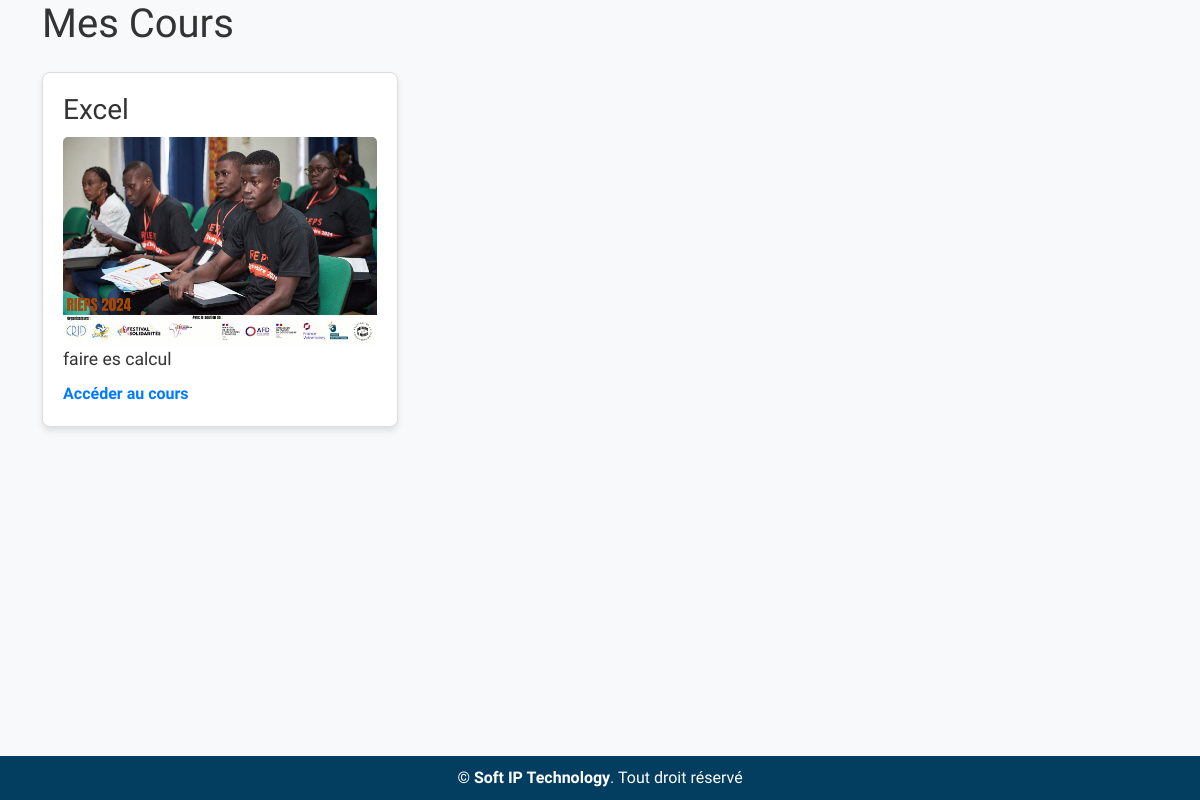
Page /students/access_course.php (signed in) on the earlier database version.
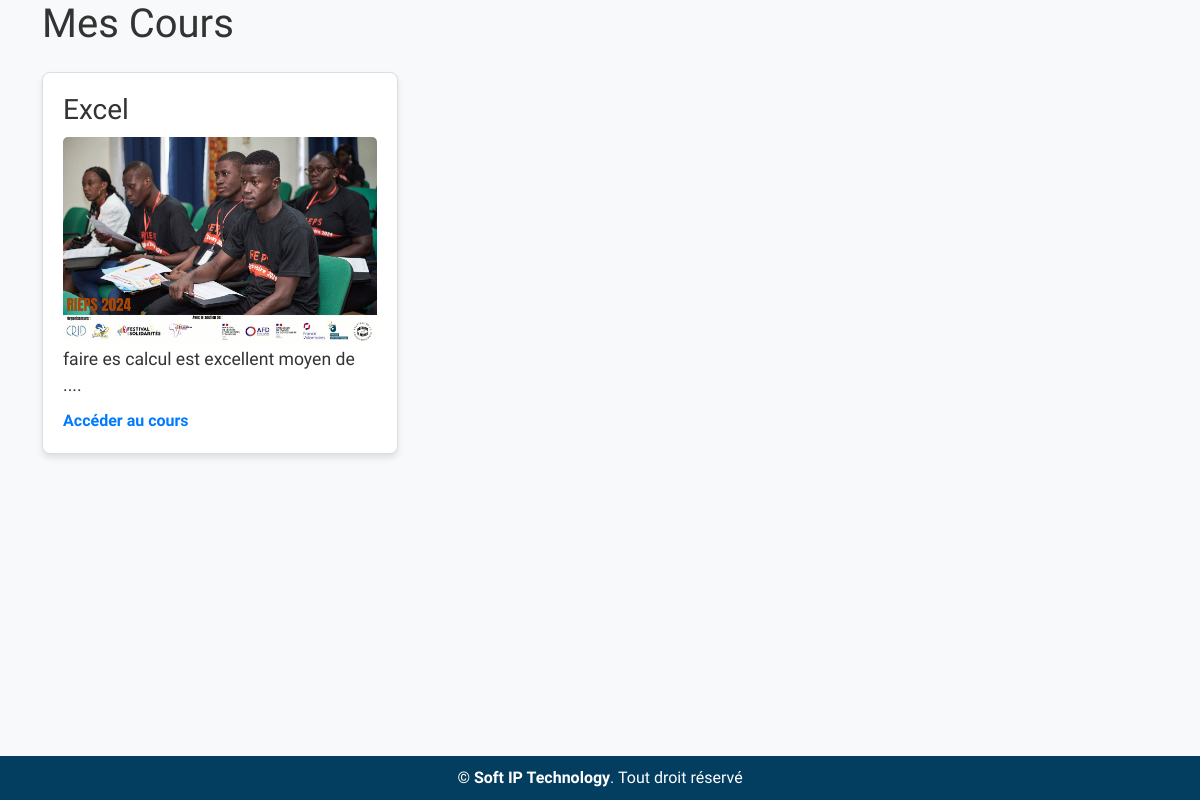
Same page on the later database version.
### tables this page shows
CREATE TABLE `cours` (
  `id` int(11) NOT NULL,
  `nom` varchar(255) NOT NULL,
  `image` varchar(255) DEFAULT NULL,
  `description` text DEFAULT NULL,
  `duree` int(11) DEFAULT NULL,
  `niveau` enum('Débutant','Intermédiaire','Avancé') NOT NULL,
  `formation_id` int(11) NOT NULL,
  `formateur_id` int(11) NOT NULL
);

### students/access_course.php (the view, shortened to what this page needs)
<?php
include('../admin/config.php');
$student_id = $_SESSION['student_id'];
$stmt = $pdo->prepare("SELECT formations.id FROM formations
                        INNER JOIN inscriptions ON formations.id = inscriptions.formation_id
                        WHERE inscriptions.user_id = ?");
$stmt->execute([$student_id]);
$formation_ids = $stmt->fetchAll(PDO::FETCH_COLUMN);
if (!empty($formation_ids)) {
    $in_query = implode(',', array_fill(0, count($formation_ids), '?'));
    $stmt_courses = $pdo->prepare("SELECT * FROM cours WHERE formation_id IN ($in_query)");
    $stmt_courses->execute($formation_ids);
    $courses = $stmt_courses->fetchAll();
} else {
    $courses = [];
}
?>
<!DOCTYPE html>
<html lang="fr">
<head>
    <link rel="stylesheet" href="https://cdn.jsdelivr.net/npm/bootstrap@5.3.0/dist/css/bootstrap.min.css">
    <link rel="stylesheet" href="https://cdn.jsdelivr.net/npm/bootstrap-icons@1.11.3/font/bootstrap-icons.min.css">
    <link rel="stylesheet" href="../assets/style.css">
</head>
<body>
    <div class="container">
        <h1 class="mb-4">Mes Cours</h1>
        <?php if (!empty($courses)): ?>
            <div class="row">
            <?php foreach ($courses as $course): ?>
                <div class="col-md-4">
                    <div class="course-item">
                        <h3><?php echo htmlspecialchars($course['nom']); ?></h3>
                        <img src="../avatar_img/<?php echo htmlspecialchars($course['image']); ?>" alt="Image du cours">
                        <p><?php echo nl2br(htmlspecialchars($course['description'])); ?></p>
                        <a href="view_course.php?course_id=<?php echo $course['id']; ?>">Accéder au cours</a>
                    </div>
                </div>
            <?php endforeach; ?>
            </div>
        <?php else: ?>
            <div class="alert alert-info" role="alert">
                Aucun cours disponible pour les formations inscrites.
            </div>
        <?php endif; ?>
    </div>
    <?php require_once ('../inclusion/footer_2.php'); ?>
</body>
</html>

Differences in the rows shown:
changed cours "Excel": description "faire es calcul" → "faire es calcul est excellent moyen de ...."
